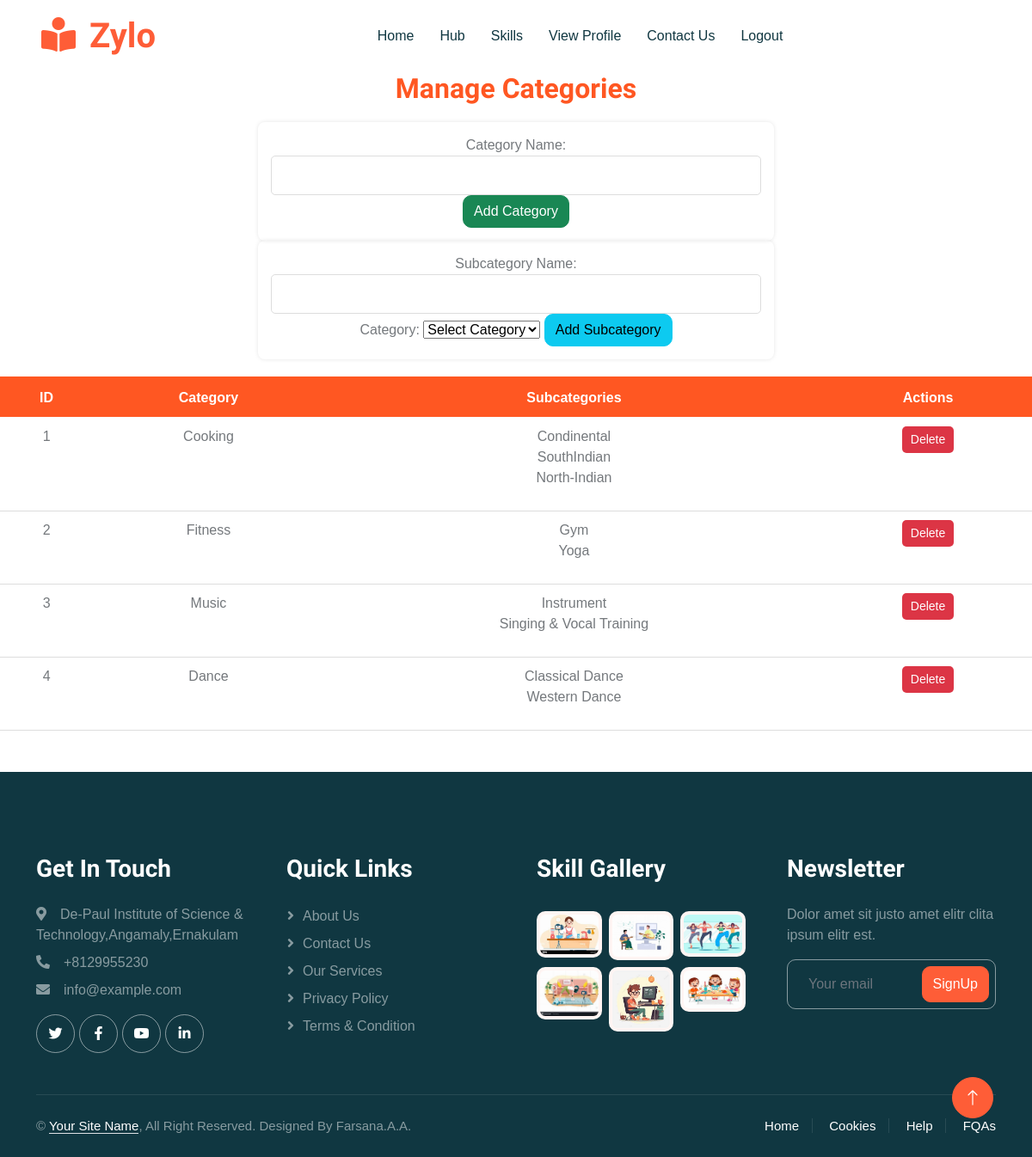
The app's page /add_category (signed in) with its own data.
### userapp/models.py (models this page shows, shortened)
class Category(models.Model):
    name = models.CharField(max_length=100, unique=True)

class Subcategory(models.Model):
    name = models.CharField(max_length=100)
    category = models.ForeignKey(Category, on_delete=models.CASCADE, related_name="subcategories")

### userapp/views.py (the view, shortened to what this page needs)
# urls.py: path('add_category',views.add_category,name="add_category") ,
@login_required
def add_category(request):
    categories = Category.objects.all()
    return render(request, 'admin_category.html', {'categories': categories})

### userapp/templates/admin_category.html (shortened to what this page needs)
{% load static %}
{% include 'header.html' %}
<link rel="stylesheet" href="{% static 'css/admincategory.css' %}">
<h2>Manage Categories</h2>
<form method="POST">
    <label for="category_name">Category Name:</label>
    <input type="text" name="category_name" required>
    <button type="submit" name="category_submit" class="btn btn-success">Add Category</button>
</form>
<form method="POST">
    <label for="subcategory_name">Subcategory Name:</label>
    <input type="text" name="subcategory_name" required>
    <label for="category">Category:</label>
    <select name="category" required>
        <option value="">Select Category</option>
    </select>
    <button type="submit" name="subcategory_submit" class="btn btn-info">Add Subcategory</button>
</form>
<table class="table">
    <thead>
        <tr>
            <th>ID</th>
            <th>Category</th>
            <th>Subcategories</th>
            <th>Actions</th>
        </tr>
    </thead>
    <tbody>
        {% for category in categories %}
        <tr>
            <td>{{ category.id }}</td>
            <td>{{ category.name }}</td>
            <td>
                <ul>
                    {% for sub in category.subcategories.all %}
                        <li>{{ sub.name }}</li>
                    {% empty %}
                        <li>No subcategories</li>
                    {% endfor %}
                </ul>
            </td>
            <td>
                <a href="{% url 'delete_category' category.id %}" class="btn btn-danger">Delete</a>
            </td>
        </tr>
        {% endfor %}
    </tbody>
</table>
{% include 'footer.html' %}

### userapp/static/css/style.css (style rules this page uses)
:root { --primary: #FE5D37; --light: #FFF5F3; --dark: #103741; }
.btn { font-weight: 500; transition: .5s; }
h1, h2, h3, h4, .h1, .h2, .h3, .h4, .display-1, .display-2, .display-3, .display-4, .display-5, .display-6 { font-family: 'Lobster Two', cursive; font-weight: 700; }

### userapp/static/css/admincategory.css (style rules this page uses)
body { font-family: 'Poppins', sans-serif; background-color: #f8f9fa; margin: 0; padding: 0; }
h2 { text-align: center; color: #FF5722; margin-bottom: 20px; }
form { width: 50%; margin: 0 auto; padding: 15px; border-radius: 8px; box-shadow: 0px 0px 5px rgba(0, 0, 0, 0.1); text-align: center; }
form input[type="text"] { width: 100%; padding: 10px; border: 1px solid #ddd; border-radius: 5px; }
form button { background-color: #28a745; color: white; padding: 10px; border: none; border-radius: 5px; cursor: pointer; transition: 0.3s; }
.table { width: 100%; margin-top: 20px; border-collapse: collapse; border-top: 3px solid #FF5722; }
.table th, .table td { padding: 10px; text-align: center; border-bottom: 1px solid #ddd; }
.table thead { background-color: #FF5722; color: white; }
ul { padding-left: 0; list-style-type: none; }
.btn-danger { background-color: #dc3545; color: white; padding: 5px 10px; border: none; border-radius: 5px; text-decoration: none; font-size: 14px; transition: 0.3s; }

### records on screen
Category: id "1", name "Cooking"
Subcategory: name "Condinental"
Subcategory: name "SouthIndian"
Subcategory: name "North-Indian"
Category: id "2", name "Fitness"
Subcategory: name "Gym"
Subcategory: name "Yoga"
Category: id "3", name "Music"
Subcategory: name "Instrument"
Subcategory: name "Singing & Vocal Training"
Category: id "4", name "Dance"
Subcategory: name "Classical Dance"
Subcategory: name "Western Dance"
